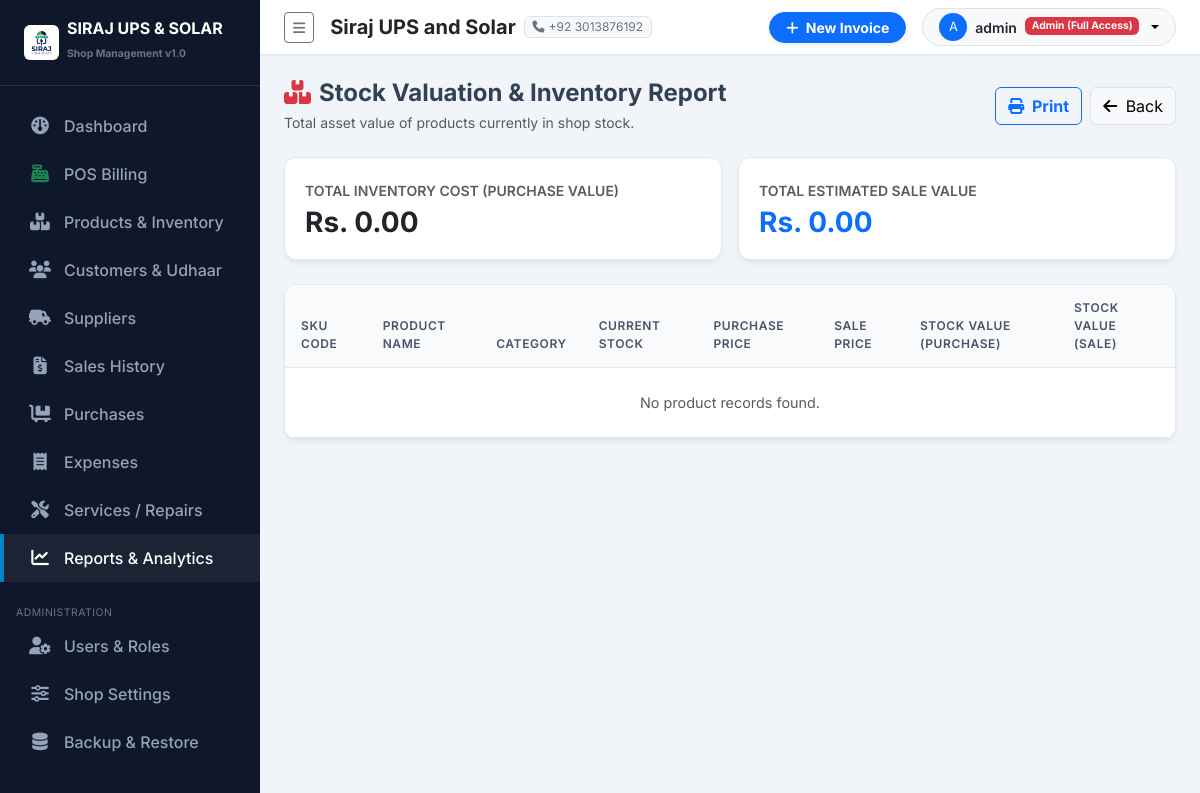
Screenshot of /reports/stock/ (signed in) with the database file from the repository.
### purchases/settings_app/models.py (models this page shows, shortened)
class ShopSettings(models.Model):
    shop_name = models.CharField(max_length=200, default="Siraj UPS and Solar")
    subtitle = models.CharField(max_length=255, default="UPS | Solar Systems | Batteries | Inverters | Accessories")
    address = models.TextField(default="Main Market, Shop #12, City Center")
    phone = models.CharField(max_length=50, default="+92 300 1234567")
    whatsapp = models.CharField(max_length=50, default="+92 300 1234567")
    email = models.EmailField(default="contact@sirajupssolar.com", blank=True)
    ntn_number = models.CharField(max_length=50, blank=True, help_text="NTN / Tax Number")
    invoice_footer = models.TextField(default="Thank you for choosing Siraj UPS and Solar! Goods once sold are non-refundable after 7 days.")
    logo = models.ImageField(upload_to='shop_logo/', blank=True, null=True)
    class Meta:
        verbose_name = "Shop Setting"
        verbose_name_plural = "Shop Settings"
    @classmethod
    def get_settings(cls):
        obj, created = cls.objects.get_or_create(id=1)
        return obj

### accounts/models.py (models this page shows, shortened)
class UserProfile(models.Model):
    ROLE_ADMIN = 'ADMIN'
    ROLE_STAFF = 'STAFF'
    ROLE_CHOICES = [
        (ROLE_ADMIN, 'Admin (Full Access)'),
        (ROLE_STAFF, 'Staff / Cashier'),
    ]
    user = models.OneToOneField(User, on_delete=models.CASCADE, related_name='profile')
    role = models.CharField(max_length=20, choices=ROLE_CHOICES, default=ROLE_STAFF)
    phone = models.CharField(max_length=30, blank=True)
    address = models.CharField(max_length=255, blank=True)
    is_active_staff = models.BooleanField(default=True)
    def is_admin(self):
        return self.role == self.ROLE_ADMIN or self.user.is_superuser

### purchases/reports/views.py (the view)
# urls.py: path('stock/', views.stock_report, name='stock_report'),
@login_required
def stock_report(request):
    products = Product.objects.filter(is_active=True).select_related('category')
    low_stock_only = request.GET.get('low_stock', '')
    if low_stock_only:
        products = [p for p in products if p.is_low_stock]
    total_purchase_val = sum(float(p.stock_value_purchase) for p in products)
    total_sale_val = sum(float(p.stock_value_sale) for p in products)
    return render(request, 'reports/stock_report.html', {
        'products': products,
        'total_purchase_val': total_purchase_val,
        'total_sale_val': total_sale_val,
        'low_stock_only': low_stock_only,
    })

### templates/reports/stock_report.html (shortened to what this page needs)
{% extends 'base.html' %}
{% load humanize %}
{% block content %}
<div class="d-flex flex-wrap justify-content-between align-items-center mb-4 gap-3 no-print">
    <div>
        <h4 class="fw-bold mb-1"><i class="fa-solid fa-boxes-stacked me-2 text-danger"></i>Stock Valuation & Inventory Report</h4>
        <p class="text-muted small mb-0">Total asset value of products currently in shop stock.</p>
    </div>
    <div class="d-flex gap-2">
        <button onclick="window.print()" class="btn btn-outline-primary fw-bold"><i class="fa-solid fa-print me-1"></i> Print</button>
        <a href="{% url 'reports:index' %}" class="btn btn-light border"><i class="fa-solid fa-arrow-left me-1"></i> Back</a>
    </div>
</div>
<div class="row g-3 mb-4">
    <div class="col-md-6">
        <div class="stat-card">
            <span class="text-muted small fw-semibold text-uppercase">Total Inventory Cost (Purchase Value)</span>
            <h3 class="fw-bold text-dark mb-0 mt-1">Rs. {{ total_purchase_val|floatformat:2|intcomma }}</h3>
        </div>
    </div>
    <div class="col-md-6">
        <div class="stat-card">
            <span class="text-muted small fw-semibold text-uppercase">Total Estimated Sale Value</span>
            <h3 class="fw-bold text-primary mb-0 mt-1">Rs. {{ total_sale_val|floatformat:2|intcomma }}</h3>
        </div>
    </div>
</div>
<div class="custom-table-card print-area">
    <div class="table-responsive">
        <table class="table table-hover align-middle mb-0">
            <thead>
                <tr>
                    <th>SKU Code</th>
                    <th>Product Name</th>
                    <th>Category</th>
                    <th>Current Stock</th>
                    <th>Purchase Price</th>
                    <th>Sale Price</th>
                    <th>Stock Value (Purchase)</th>
                    <th>Stock Value (Sale)</th>
                </tr>
            </thead>
            <tbody>
                {% for p in products %}
                <tr {% if p.is_low_stock %}class="table-danger"{% endif %}>
                    <td class="fw-bold">{{ p.sku }}</td>
                    <td class="fw-semibold">{{ p.name }}</td>
                    <td>{{ p.category.name|default:"-" }}</td>
                    <td>
                        <span class="badge {% if p.is_low_stock %}bg-danger{% else %}bg-success{% endif %}">
                            {{ p.current_stock }} {{ p.unit }}
                        </span>
                    </td>
                    <td>Rs. {{ p.purchase_price|floatformat:2|intcomma }}</td>
                    <td>Rs. {{ p.sale_price|floatformat:2|intcomma }}</td>
                    <td class="fw-bold">Rs. {{ p.stock_value_purchase|floatformat:2|intcomma }}</td>
                    <td class="fw-bold text-primary">Rs. {{ p.stock_value_sale|floatformat:2|intcomma }}</td>
                </tr>
                {% empty %}
                <tr><td colspan="8" class="text-center text-muted py-4">No product records found.</td></tr>
                {% endfor %}
            </tbody>
        </table>
    </div>
</div>
{% endblock %}

### templates/sidebar.html (shortened to what this page needs)
{% load static %}
<div id="sidebar-wrapper">
    <div class="sidebar-heading d-flex align-items-center gap-2">
        {% if shop_settings and shop_settings.logo %}
            <img src="{{ shop_settings.logo.url }}" alt="Logo" style="max-height: 35px;" class="rounded">
        {% else %}
            <i class="fa-solid fa-bolt text-warning fs-4"></i>
        {% endif %}
        <div>
            <div class="lh-1 text-white fs-6">SIRAJ UPS & SOLAR</div>
            <small class="text-secondary style-sub" style="font-size: 0.65rem;">Shop Management v1.0</small>
        </div>
    </div>
    <div class="sidebar-nav">
        <a href="{% url 'dashboard:index' %}" class="nav-link {% if request.resolver_match.app_name == 'dashboard' %}active{% endif %}">
            <i class="fa-solid fa-gauge"></i> Dashboard
        </a>
        <a href="{% url 'sales:pos_billing' %}" class="nav-link {% if request.resolver_match.url_name == 'pos_billing' %}active{% endif %}">
            <i class="fa-solid fa-cash-register text-success"></i> POS Billing
        </a>
        <a href="{% url 'products:product_list' %}" class="nav-link {% if request.resolver_match.app_name == 'products' %}active{% endif %}">
            <i class="fa-solid fa-boxes-stacked"></i> Products & Inventory
        </a>
        <a href="{% url 'customers:customer_list' %}" class="nav-link {% if request.resolver_match.app_name == 'customers' %}active{% endif %}">
            <i class="fa-solid fa-users"></i> Customers & Udhaar
        </a>
        <a href="{% url 'suppliers:supplier_list' %}" class="nav-link {% if request.resolver_match.app_name == 'suppliers' %}active{% endif %}">
            <i class="fa-solid fa-truck-field"></i> Suppliers
        </a>
        <a href="{% url 'sales:sale_list' %}" class="nav-link {% if request.resolver_match.app_name == 'sales' and request.resolver_match.url_name != 'pos_billing' %}active{% endif %}">
            <i class="fa-solid fa-file-invoice-dollar"></i> Sales History
        </a>
        <a href="{% url 'purchases:purchase_list' %}" class="nav-link {% if request.resolver_match.app_name == 'purchases' %}active{% endif %}">
            <i class="fa-solid fa-cart-flatbed"></i> Purchases
        </a>
        <a href="{% url 'expenses:expense_list' %}" class="nav-link {% if request.resolver_match.app_name == 'expenses' %}active{% endif %}">
            <i class="fa-solid fa-receipt"></i> Expenses
        </a>
        <a href="{% url 'services:service_list' %}" class="nav-link {% if request.resolver_match.app_name == 'services' %}active{% endif %}">
            <i class="fa-solid fa-screwdriver-wrench"></i> Services / Repairs
        </a>
        <a href="{% url 'reports:index' %}" class="nav-link {% if request.resolver_match.app_name == 'reports' %}active{% endif %}">
            <i class="fa-solid fa-chart-line"></i> Reports & Analytics
        </a>
        {% if user.profile.is_admin %}
        <small class="text-uppercase text-secondary px-3 style-sub" style="font-size: 0.65rem; letter-spacing: 0.05em;">Administration</small>
        <a href="{% url 'accounts:user_list' %}" class="nav-link {% if request.resolver_match.app_name == 'accounts' %}active{% endif %}">
            <i class="fa-solid fa-user-gear"></i> Users & Roles
        </a>
        <a href="{% url 'settings_app:shop_settings' %}" class="nav-link {% if request.resolver_match.app_name == 'settings_app' and request.resolver_match.url_name == 'shop_settings' %}active{% endif %}">
            <i class="fa-solid fa-sliders"></i> Shop Settings
        </a>
        <a href="{% url 'settings_app:backup_restore' %}" class="nav-link {% if request.resolver_match.url_name == 'backup_restore' %}active{% endif %}">
            <i class="fa-solid fa-database"></i> Backup & Restore
        </a>
        {% endif %}
    </div>
</div>

### templates/navbar.html (shortened to what this page needs)
{% load static %}
<nav class="navbar navbar-expand-lg top-navbar px-4 py-2">
    <div class="container-fluid p-0">
        <button class="btn btn-sm btn-outline-secondary me-3" id="sidebarToggle">
            <i class="fa-solid fa-bars"></i>
        </button>
        <div class="d-none d-md-flex align-items-center gap-2 me-auto">
            <span class="fw-bold text-dark fs-5">{{ shop_settings.shop_name }}</span>
            <span class="badge bg-light text-secondary border fw-normal"><i class="fa-solid fa-phone me-1"></i>{{ shop_settings.phone }}</span>
        </div>
        <div class="d-flex align-items-center gap-3">
            <a href="{% url 'sales:pos_billing' %}" class="btn btn-primary btn-sm px-3 fw-bold rounded-pill shadow-sm">
                <i class="fa-solid fa-plus me-1"></i> New Invoice
            </a>
            <div class="dropdown">
                <button class="btn btn-light btn-sm dropdown-toggle d-flex align-items-center gap-2 border rounded-pill px-3" type="button" data-bs-toggle="dropdown">
                    <div class="bg-primary text-white rounded-circle d-flex align-items-center justify-content-center" style="width: 28px; height: 28px; font-size: 0.8rem;">
                        {{ user.username|first|upper }}
                    </div>
                    <span class="fw-semibold text-dark">{{ user.username }}</span>
                    <span class="badge {% if user.profile.is_admin %}bg-danger{% else %}bg-info text-dark{% endif %}" style="font-size: 0.65rem;">
                        {{ user.profile.get_role_display }}
                    </span>
                </button>
            </div>
        </div>
    </div>
</nav>

### purchases/static/css/custom.css (style rules this page uses)
:root { --primary-color: #0284c7; --primary-hover: #0369a1; --dark-bg: #0f172a; --dark-surface: #1e293b; --light-bg: #f8fafc; --card-shadow: 0 4px 6px -1px rgba(0, 0, 0, 0.05), 0 2px 4px -1px rgba(0, 0, 0, 0.03); --border-color: #e2e8f0; }
body { font-family: 'Inter', sans-serif; background-color: #f1f5f9; color: #334155; overflow-x: hidden; }
#sidebar-wrapper { min-height: 100vh; width: 260px; background-color: var(--dark-bg); color: #f8fafc; transition: margin 0.25s ease-out; }
#sidebar-wrapper .sidebar-heading { padding: 1.25rem 1.5rem; font-size: 1.2rem; font-weight: 700; color: #ffffff; border-bottom: 1px solid rgba(255, 255, 255, 0.1); }
.sidebar-nav { padding: 1rem 0; }
.sidebar-nav .nav-link { padding: 0.75rem 1.5rem; color: #94a3b8; font-weight: 500; display: flex; align-items: center; gap: 0.75rem; transition: all 0.2s ease-in-out; border-left: 4px solid transparent; }
.sidebar-nav .nav-link:hover, .sidebar-nav .nav-link.active { color: #ffffff; background-color: rgba(255, 255, 255, 0.05); border-left-color: var(--primary-color); }
.sidebar-nav .nav-link i { font-size: 1.1rem; width: 24px; text-align: center; }
.top-navbar { background-color: #ffffff; border-bottom: 1px solid var(--border-color); box-shadow: 0 1px 2px 0 rgba(0, 0, 0, 0.05); }
.stat-card { background-color: #ffffff; border-radius: 0.75rem; border: 1px solid var(--border-color); padding: 1.25rem; box-shadow: var(--card-shadow); transition: transform 0.2s ease, box-shadow 0.2s ease; }
.custom-table-card { background-color: #ffffff; border-radius: 0.75rem; border: 1px solid var(--border-color); box-shadow: var(--card-shadow); overflow: hidden; }
.table thead th { background-color: #f8fafc; color: #475569; font-weight: 600; text-transform: uppercase; font-size: 0.75rem; letter-spacing: 0.05em; border-bottom: 1px solid var(--border-color); padding: 0.85rem 1rem; }
.table tbody td { padding: 0.85rem 1rem; vertical-align: middle; font-size: 0.9rem; }

### rows the page displays
ShopSettings: logo (picture), shop_name "Siraj UPS and Solar", phone "+92 3013876192"

### other values shown
{{ user.username|first|upper }} "A"
{{ user.username }} "admin"
{{ user.profile.get_role_display }} "Admin (Full Access)"
{{ total_purchase_val|floatformat:2|intcomma }} "0.00"
{{ total_sale_val|floatformat:2|intcomma }} "0.00"
